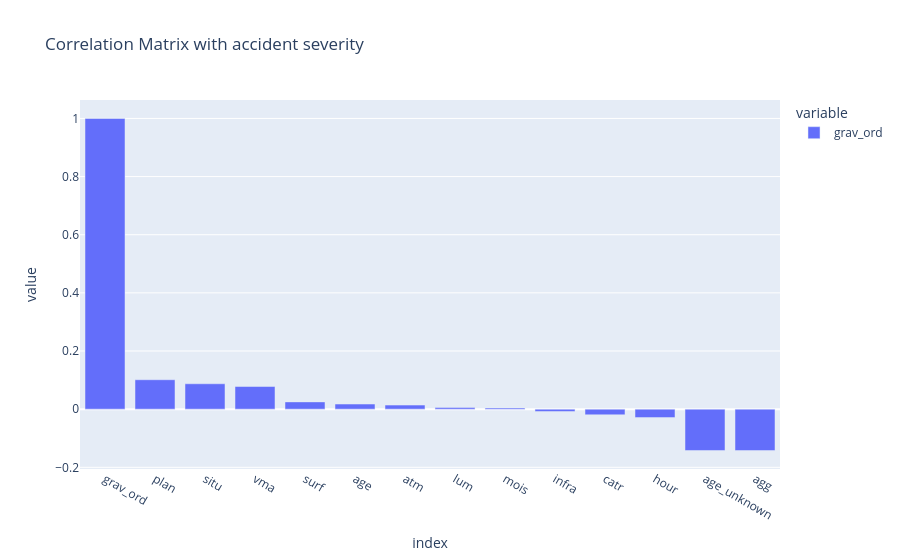

Source (notebook cell):
### Code cell
px.bar(corr_target, title="Correlation Matrix with accident severity")

### Figure 1 — Plotly figure (JSON) as saved in the notebook; plotly's stock layout.template omitted (floating-point values rounded to 4 significant figures)
{"data": [{"hovertemplate": "variable=grav_ord<br>index=%{x}<br>value=%{y}<extra></extra>", "legendgroup": "grav_ord", "marker": {"color": "#636efa", "pattern": {"shape": ""}}, "name": "grav_ord", "orientation": "v", "showlegend": true, "textposition": "auto", "type": "bar", "x": ["grav_ord", "plan", "situ", "vma", "surf", "age", "atm", "lum", "mois", "infra", "catr", "hour", "age_unknown", "agg"], "xaxis": "x", "y": [1.0, 0.1013, 0.08728, 0.07785, 0.025, 0.01755, 0.01398, 0.005486, 0.00415, -0.007978, -0.01943, -0.02911, -0.1422, -0.1424], "yaxis": "y"}], "layout": {"barmode": "relative", "legend": {"title": {"text": "variable"}, "tracegroupgap": 0}, "title": {"text": "Correlation Matrix with accident severity"}, "xaxis": {"anchor": "y", "domain": [0, 1], "title": {"text": "index"}}, "yaxis": {"anchor": "x", "domain": [0, 1], "title": {"text": "value"}}}}
